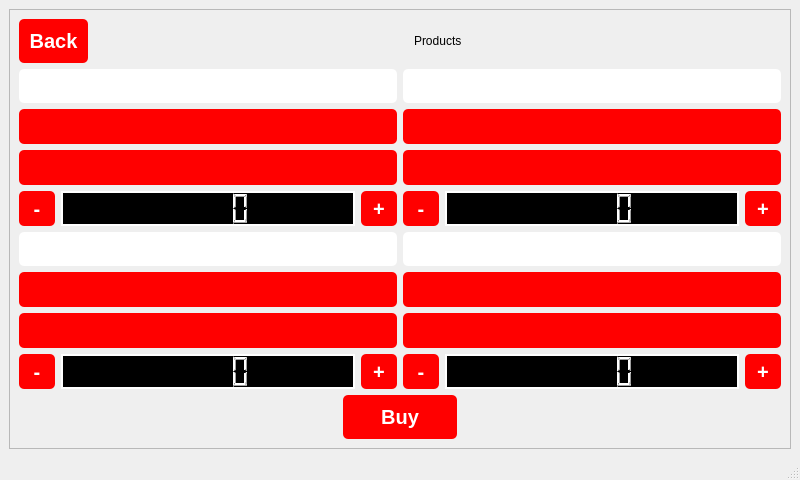
<?xml version="1.0" encoding="UTF-8"?>
<ui version="4.0">
 <class>MainWindow</class>
 <widget class="QMainWindow" name="MainWindow">
  <property name="geometry">
   <rect>
    <x>0</x>
    <y>0</y>
    <width>800</width>
    <height>480</height>
   </rect>
  </property>
  <property name="windowTitle">
   <string>MainWindow</string>
  </property>
  <property name="styleSheet">
   <string notr="true">QLabel {
  border-radius: 5px;
  padding: 10px;
 border-radius: 5px;
background-color:  white;
}

QPushButton {
    font-size: 20px;
    padding: 10px;
	font-weight: bold;
    border-radius: 5px;
    background-color: red;
    color: white;
}

QPushButton:hover {
    background-color: black;
}

QLCDNumber {
            background-color: black;
            color: white;
            border: 2px solid white;
        }
</string>
  </property>
  <widget class="QWidget" name="centralwidget">
   <layout class="QGridLayout" name="gridLayout_4">
    <item row="0" column="0">
     <widget class="QScrollArea" name="scrollArea">
      <property name="widgetResizable">
       <bool>true</bool>
      </property>
      <widget class="QWidget" name="scrollAreaWidgetContents">
       <property name="geometry">
        <rect>
         <x>0</x>
         <y>0</y>
         <width>776</width>
         <height>431</height>
        </rect>
       </property>
       <property name="minimumSize">
        <size>
         <width>0</width>
         <height>419</height>
        </size>
       </property>
       <layout class="QGridLayout" name="gridLayout_3">
        <item row="0" column="0">
         <layout class="QGridLayout" name="gridLayout_2">
          <item row="0" column="0">
           <layout class="QVBoxLayout" name="verticalLayout_6">
            <item>
             <layout class="QHBoxLayout" name="horizontalLayout">
              <item>
               <widget class="QPushButton" name="pushButton_5">
                <property name="text">
                 <string>Back</string>
                </property>
               </widget>
              </item>
              <item>
               <spacer name="horizontalSpacer">
                <property name="orientation">
                 <enum>Qt::Horizontal</enum>
                </property>
                <property name="sizeHint" stdset="0">
                 <size>
                  <width>40</width>
                  <height>20</height>
                 </size>
                </property>
               </spacer>
              </item>
              <item>
               <widget class="QLabel" name="label_21">
                <property name="styleSheet">
                 <string notr="true">
font: 75 28pt &quot;Microsoft YaHei&quot;;
background-color: rgb(239, 239, 239);</string>
                </property>
                <property name="text">
                 <string>Products</string>
                </property>
               </widget>
              </item>
              <item>
               <spacer name="horizontalSpacer_2">
                <property name="orientation">
                 <enum>Qt::Horizontal</enum>
                </property>
                <property name="sizeHint" stdset="0">
                 <size>
                  <width>40</width>
                  <height>20</height>
                 </size>
                </property>
               </spacer>
              </item>
             </layout>
            </item>
            <item>
             <layout class="QGridLayout" name="gridLayout">
              <item row="0" column="1">
               <layout class="QVBoxLayout" name="verticalLayout_3">
                <item>
                 <widget class="QLabel" name="label_2">
                  <property name="maximumSize">
                   <size>
                    <width>16777215</width>
                    <height>16777215</height>
                   </size>
                  </property>
                  <property name="text">
                   <string/>
                  </property>
                 </widget>
                </item>
                <item>
                 <widget class="QPushButton" name="pushButton_51">
                  <property name="enabled">
                   <bool>false</bool>
                  </property>
                  <property name="styleSheet">
                   <string notr="true"/>
                  </property>
                  <property name="text">
                   <string/>
                  </property>
                 </widget>
                </item>
                <item>
                 <widget class="QPushButton" name="pushButton_52">
                  <property name="enabled">
                   <bool>false</bool>
                  </property>
                  <property name="maximumSize">
                   <size>
                    <width>16777215</width>
                    <height>16777215</height>
                   </size>
                  </property>
                  <property name="styleSheet">
                   <string notr="true"/>
                  </property>
                  <property name="text">
                   <string/>
                  </property>
                 </widget>
                </item>
                <item>
                 <layout class="QHBoxLayout" name="horizontalLayout_3">
                  <item>
                   <widget class="QPushButton" name="pushButton_8">
                    <property name="minimumSize">
                     <size>
                      <width>0</width>
                      <height>0</height>
                     </size>
                    </property>
                    <property name="maximumSize">
                     <size>
                      <width>36</width>
                      <height>35</height>
                     </size>
                    </property>
                    <property name="sizeIncrement">
                     <size>
                      <width>0</width>
                      <height>0</height>
                     </size>
                    </property>
                    <property name="toolTipDuration">
                     <number>0</number>
                    </property>
                    <property name="styleSheet">
                     <string notr="true"/>
                    </property>
                    <property name="text">
                     <string>-</string>
                    </property>
                    <property name="iconSize">
                     <size>
                      <width>66</width>
                      <height>20</height>
                     </size>
                    </property>
                    <property name="autoRepeatDelay">
                     <number>300</number>
                    </property>
                   </widget>
                  </item>
                  <item>
                   <widget class="QLCDNumber" name="lcdNumber_3">
                    <property name="minimumSize">
                     <size>
                      <width>0</width>
                      <height>33</height>
                     </size>
                    </property>
                    <property name="styleSheet">
                     <string notr="true">        QLCDNumber {
            background-color: black;
            color: white;
            border: 2px solid white;
        }</string>
                    </property>
                   </widget>
                  </item>
                  <item>
                   <widget class="QPushButton" name="plus_button_2">
                    <property name="maximumSize">
                     <size>
                      <width>36</width>
                      <height>35</height>
                     </size>
                    </property>
                    <property name="styleSheet">
                     <string notr="true"/>
                    </property>
                    <property name="text">
                     <string>+</string>
                    </property>
                    <property name="iconSize">
                     <size>
                      <width>20</width>
                      <height>20</height>
                     </size>
                    </property>
                   </widget>
                  </item>
                 </layout>
                </item>
               </layout>
              </item>
              <item row="0" column="0">
               <layout class="QVBoxLayout" name="verticalLayout">
                <item>
                 <widget class="QLabel" name="label">
                  <property name="maximumSize">
                   <size>
                    <width>16777215</width>
                    <height>16777215</height>
                   </size>
                  </property>
                  <property name="text">
                   <string/>
                  </property>
                 </widget>
                </item>
                <item>
                 <widget class="QPushButton" name="pushButton_49">
                  <property name="enabled">
                   <bool>false</bool>
                  </property>
                  <property name="styleSheet">
                   <string notr="true"/>
                  </property>
                  <property name="text">
                   <string/>
                  </property>
                 </widget>
                </item>
                <item>
                 <widget class="QPushButton" name="pushButton_50">
                  <property name="enabled">
                   <bool>false</bool>
                  </property>
                  <property name="maximumSize">
                   <size>
                    <width>16777215</width>
                    <height>16777215</height>
                   </size>
                  </property>
                  <property name="styleSheet">
                   <string notr="true"/>
                  </property>
                  <property name="text">
                   <string/>
                  </property>
                 </widget>
                </item>
                <item>
                 <layout class="QHBoxLayout" name="horizontalLayout_2">
                  <item>
                   <widget class="QPushButton" name="pushButton_7">
                    <property name="minimumSize">
                     <size>
                      <width>0</width>
                      <height>0</height>
                     </size>
                    </property>
                    <property name="maximumSize">
                     <size>
                      <width>36</width>
                      <height>35</height>
                     </size>
                    </property>
                    <property name="sizeIncrement">
                     <size>
                      <width>0</width>
                      <height>0</height>
                     </size>
                    </property>
                    <property name="toolTipDuration">
                     <number>0</number>
                    </property>
                    <property name="styleSheet">
                     <string notr="true"/>
                    </property>
                    <property name="text">
                     <string>-</string>
                    </property>
                    <property name="iconSize">
                     <size>
                      <width>66</width>
                      <height>20</height>
                     </size>
                    </property>
                    <property name="autoRepeatDelay">
                     <number>300</number>
                    </property>
                   </widget>
                  </item>
                  <item>
                   <widget class="QLCDNumber" name="lcdNumber_2">
                    <property name="minimumSize">
                     <size>
                      <width>0</width>
                      <height>33</height>
                     </size>
                    </property>
                    <property name="styleSheet">
                     <string notr="true">        QLCDNumber {
            background-color: black;
            color: white;
            border: 2px solid white;
        }</string>
                    </property>
                   </widget>
                  </item>
                  <item>
                   <widget class="QPushButton" name="plus_button">
                    <property name="maximumSize">
                     <size>
                      <width>36</width>
                      <height>35</height>
                     </size>
                    </property>
                    <property name="styleSheet">
                     <string notr="true"/>
                    </property>
                    <property name="text">
                     <string>+</string>
                    </property>
                    <property name="iconSize">
                     <size>
                      <width>20</width>
                      <height>20</height>
                     </size>
                    </property>
                   </widget>
                  </item>
                 </layout>
                </item>
               </layout>
              </item>
              <item row="1" column="0">
               <layout class="QVBoxLayout" name="verticalLayout_4">
                <item>
                 <widget class="QLabel" name="label_3">
                  <property name="sizePolicy">
                   <sizepolicy hsizetype="Preferred" vsizetype="Preferred">
                    <horstretch>0</horstretch>
                    <verstretch>0</verstretch>
                   </sizepolicy>
                  </property>
                  <property name="maximumSize">
                   <size>
                    <width>16777215</width>
                    <height>16777215</height>
                   </size>
                  </property>
                  <property name="text">
                   <string/>
                  </property>
                 </widget>
                </item>
                <item>
                 <widget class="QPushButton" name="pushButton_53">
                  <property name="enabled">
                   <bool>false</bool>
                  </property>
                  <property name="styleSheet">
                   <string notr="true"/>
                  </property>
                  <property name="text">
                   <string/>
                  </property>
                 </widget>
                </item>
                <item>
                 <widget class="QPushButton" name="pushButton_54">
                  <property name="enabled">
                   <bool>false</bool>
                  </property>
                  <property name="maximumSize">
                   <size>
                    <width>16777215</width>
                    <height>16777215</height>
                   </size>
                  </property>
                  <property name="styleSheet">
                   <string notr="true"/>
                  </property>
                  <property name="text">
                   <string/>
                  </property>
                 </widget>
                </item>
                <item>
                 <layout class="QHBoxLayout" name="horizontalLayout_4">
                  <item>
                   <widget class="QPushButton" name="pushButton_9">
                    <property name="minimumSize">
                     <size>
                      <width>0</width>
                      <height>0</height>
                     </size>
                    </property>
                    <property name="maximumSize">
                     <size>
                      <width>36</width>
                      <height>35</height>
                     </size>
                    </property>
                    <property name="sizeIncrement">
                     <size>
                      <width>0</width>
                      <height>0</height>
                     </size>
                    </property>
                    <property name="toolTipDuration">
                     <number>0</number>
                    </property>
                    <property name="styleSheet">
                     <string notr="true"/>
                    </property>
                    <property name="text">
                     <string>-</string>
                    </property>
                    <property name="iconSize">
                     <size>
                      <width>66</width>
                      <height>20</height>
                     </size>
                    </property>
                    <property name="autoRepeatDelay">
                     <number>300</number>
                    </property>
                   </widget>
                  </item>
                  <item>
                   <widget class="QLCDNumber" name="lcdNumber_4">
                    <property name="minimumSize">
                     <size>
                      <width>0</width>
                      <height>33</height>
                     </size>
                    </property>
                    <property name="styleSheet">
                     <string notr="true">        QLCDNumber {
            background-color: black;
            color: white;
            border: 2px solid white;
        }</string>
                    </property>
                   </widget>
                  </item>
                  <item>
                   <widget class="QPushButton" name="plus_button_3">
                    <property name="maximumSize">
                     <size>
                      <width>36</width>
                      <height>35</height>
                     </size>
                    </property>
                    <property name="styleSheet">
                     <string notr="true"/>
                    </property>
                    <property name="text">
                     <string>+</string>
                    </property>
                    <property name="iconSize">
                     <size>
                      <width>20</width>
                      <height>20</height>
                     </size>
                    </property>
                   </widget>
                  </item>
                 </layout>
                </item>
               </layout>
              </item>
              <item row="1" column="1">
               <layout class="QVBoxLayout" name="verticalLayout_5">
                <item>
                 <widget class="QLabel" name="label_4">
                  <property name="maximumSize">
                   <size>
                    <width>16777215</width>
                    <height>16777215</height>
                   </size>
                  </property>
                  <property name="text">
                   <string/>
                  </property>
                 </widget>
                </item>
                <item>
                 <widget class="QPushButton" name="pushButton_55">
                  <property name="enabled">
                   <bool>false</bool>
                  </property>
                  <property name="styleSheet">
                   <string notr="true"/>
                  </property>
                  <property name="text">
                   <string/>
                  </property>
                 </widget>
                </item>
                <item>
                 <widget class="QPushButton" name="pushButton_56">
                  <property name="enabled">
                   <bool>false</bool>
                  </property>
                  <property name="maximumSize">
                   <size>
                    <width>16777215</width>
                    <height>16777215</height>
                   </size>
                  </property>
                  <property name="styleSheet">
                   <string notr="true"/>
                  </property>
                  <property name="text">
                   <string/>
                  </property>
                 </widget>
                </item>
                <item>
                 <layout class="QHBoxLayout" name="horizontalLayout_5">
                  <item>
                   <widget class="QPushButton" name="pushButton_10">
                    <property name="minimumSize">
                     <size>
                      <width>0</width>
                      <height>0</height>
                     </size>
                    </property>
                    <property name="maximumSize">
                     <size>
                      <width>36</width>
                      <height>35</height>
                     </size>
                    </property>
                    <property name="sizeIncrement">
                     <size>
                      <width>0</width>
                      <height>0</height>
                     </size>
                    </property>
                    <property name="toolTipDuration">
                     <number>0</number>
                    </property>
                    <property name="styleSheet">
                     <string notr="true"/>
                    </property>
                    <property name="text">
                     <string>-</string>
                    </property>
                    <property name="iconSize">
                     <size>
                      <width>66</width>
                      <height>20</height>
                     </size>
                    </property>
                    <property name="autoRepeatDelay">
                     <number>300</number>
                    </property>
                   </widget>
                  </item>
                  <item>
                   <widget class="QLCDNumber" name="lcdNumber_5">
                    <property name="minimumSize">
                     <size>
                      <width>0</width>
                      <height>33</height>
                     </size>
                    </property>
                    <property name="styleSheet">
                     <string notr="true">        QLCDNumber {
            background-color: black;
            color: white;
            border: 2px solid white;
        }</string>
                    </property>
                   </widget>
                  </item>
                  <item>
                   <widget class="QPushButton" name="plus_button_4">
                    <property name="maximumSize">
                     <size>
                      <width>36</width>
                      <height>35</height>
                     </size>
                    </property>
                    <property name="styleSheet">
                     <string notr="true"/>
                    </property>
                    <property name="text">
                     <string>+</string>
                    </property>
                    <property name="iconSize">
                     <size>
                      <width>20</width>
                      <height>20</height>
                     </size>
                    </property>
                   </widget>
                  </item>
                 </layout>
                </item>
               </layout>
              </item>
             </layout>
            </item>
            <item>
             <layout class="QHBoxLayout" name="horizontalLayout_7">
              <item>
               <spacer name="horizontalSpacer_4">
                <property name="orientation">
                 <enum>Qt::Horizontal</enum>
                </property>
                <property name="sizeHint" stdset="0">
                 <size>
                  <width>40</width>
                  <height>0</height>
                 </size>
                </property>
               </spacer>
              </item>
              <item>
               <widget class="QPushButton" name="pushButton_6">
                <property name="minimumSize">
                 <size>
                  <width>114</width>
                  <height>0</height>
                 </size>
                </property>
                <property name="maximumSize">
                 <size>
                  <width>100</width>
                  <height>16777215</height>
                 </size>
                </property>
                <property name="text">
                 <string>Buy</string>
                </property>
               </widget>
              </item>
              <item>
               <spacer name="horizontalSpacer_3">
                <property name="orientation">
                 <enum>Qt::Horizontal</enum>
                </property>
                <property name="sizeHint" stdset="0">
                 <size>
                  <width>40</width>
                  <height>0</height>
                 </size>
                </property>
               </spacer>
              </item>
             </layout>
            </item>
           </layout>
          </item>
         </layout>
        </item>
       </layout>
      </widget>
     </widget>
    </item>
   </layout>
  </widget>
  <widget class="QStatusBar" name="statusbar"/>
 </widget>
 <resources/>
 <connections/>
</ui>
